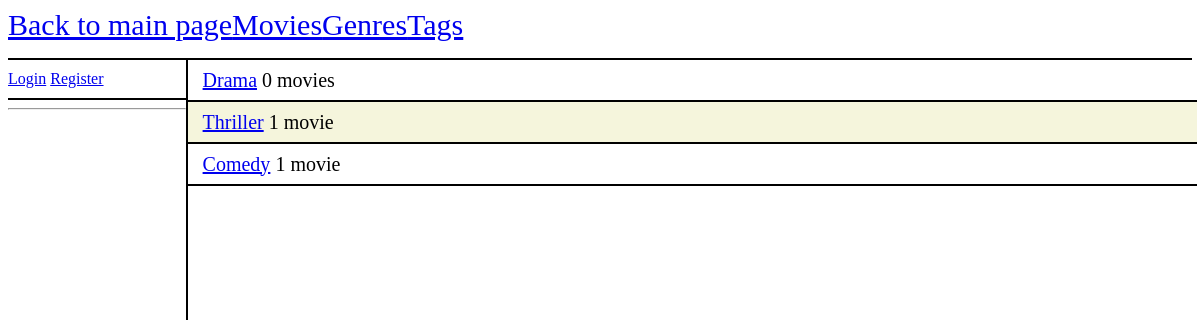
Page /movies/genre/ on the committed database.
### movies/models.py (models this page shows, shortened)
class Genre(models.Model):
    name = models.CharField(max_length=100)
    description = models.TextField(max_length=500)

### movies/views.py (the view)
# urls.py: path("genre/", views.genre, name="genre"),
def genre(request):
    context = {}
    genres = Genre.objects.all()
    movie_count = []
    for genre in genres:
        if request.user.is_staff:
            movies = genre.movie_set.all().count()
        else:
            movies = genre.movie_set.filter(public = True).count()
        movie_count.append(movies)
    context['genres'] = genres
    context['movie_count'] = movie_count
    return render(request, "movies/genre.html", context)

### movies/templatetags/movies_extras.py (called while the page is built)
@register.filter(name='zip')
def zip_lists(a, b):
    return zip(a, b)

### movies/templates/movies/genre.html (shortened to what this page needs)
{% extends 'movies/template.html' %}
{% load movies_extras %}
{% block left_panel %}
    <hr/>
{% endblock left_panel %}
{% block content %}
    <div class = "right-panel">
        {% if genres %}
            {% for genre, count in genres|zip:movie_count %}
                <div class = "genre">
                    <a href="{% url 'genre_detail' genre.id %}">{{ genre.name }}</a> &nbsp{{count}} {% if count == 1 %} movie {% else %} movies {% endif %}
                </div>
            {% endfor %}
        {% else %}
            <div class = "genre">
            No genre is available.
            </div>
        {% endif %}
    </div>
{% endblock content %}

### movies/static/styles/main.css (style rules this page uses)
body { background-color: white; }
.right-panel { float:left; width: 84%; height:90%; font-size: 20px; }
.movie, .genre, .tag, .comment { font-size: 20px; min-height:40px; width:100%; border-bottom: 2px solid black; display: flex; align-items: center; padding-left: 15px; }
.movie:nth-child(2n), .genre:nth-child(2n), .tag:nth-child(2n), .comment:nth-child(2n) { background-color: #F5F5DC; }

### rows in the picture
Genre: name "Drama", count "0", shows "movies"
Genre: name "Thriller", count "1", shows "movie"
Genre: name "Comedy", count "1", shows "movie"
